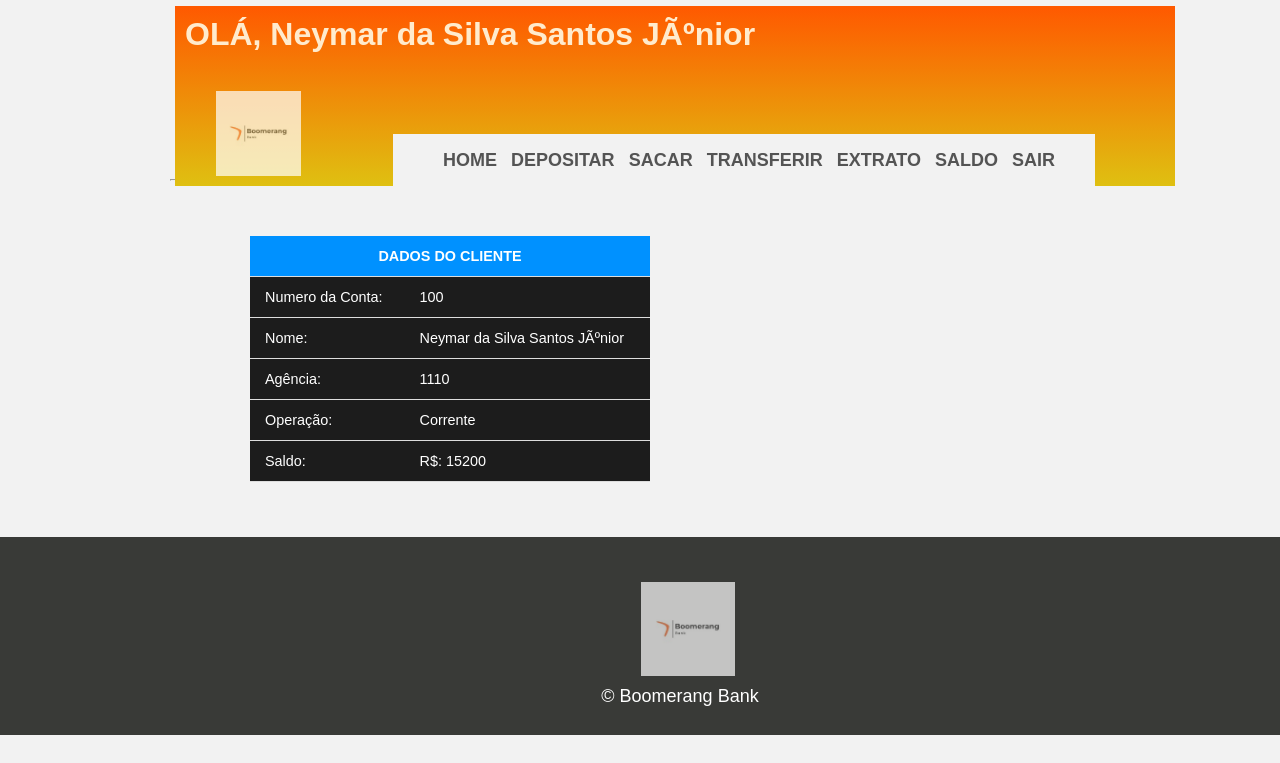
Page /saldo.php (signed in) on the committed database.
### tables this page shows
CREATE TABLE IF NOT EXISTS `conta` (
  `id_conta` int(11) NOT NULL AUTO_INCREMENT,
  `num_conta` int(11) DEFAULT NULL,
  `deposito` int(11) DEFAULT NULL,
  `saque` int(11) DEFAULT NULL,
  `transferencia` int(11) DEFAULT NULL,
  `saldo` int(11) DEFAULT NULL,
  `data_conta` datetime DEFAULT NULL,
  PRIMARY KEY (`id_conta`),
  KEY `num_conta` (`num_conta`)
);

CREATE TABLE IF NOT EXISTS `cliente` (
  `num_conta` int(11) NOT NULL AUTO_INCREMENT,
  `nome` varchar(50) DEFAULT NULL,
  `email` varchar(50) NOT NULL,
  `senha` varchar(32) NOT NULL,
  `agencia` int(5) NOT NULL,
  `operacao` varchar(20) NOT NULL,
  `cpf` varchar(20) NOT NULL,
  `cidade` varchar(50) NOT NULL,
  `estado` varchar(50) NOT NULL,
  `data_cadastro` datetime DEFAULT NULL,
  PRIMARY KEY (`num_conta`)
);

### saldo.php (the view, shortened to what this page needs)
<?php
    require_once 'conexao.php';
    $conta = $_SESSION['id_usuario'];
    $sql = "SELECT cl.*, co.* FROM cliente AS cl JOIN conta AS co
    ON (co.num_conta = cl.num_conta) WHERE cl.num_conta = '$conta'
    ORDER BY co.id_conta DESC LIMIT 1";
    $resultado = mysqli_query($conexao, $sql);
    $dados = mysqli_fetch_array($resultado);
?>
<!DOCTYPE html>
<html lang="pt-br">
<head>
    <link rel="stylesheet" href="estilos.css">
</head>
<body>
   <header class="container">
        <div class="cabecalho">
            <h1> OLÁ, <?php echo $dados ['nome']; ?></h1>
            <nav class="menu">
                <ul>
                    <li><a href="home.php">HOME</a></li>
                    <li><a href="depositar.php">DEPOSITAR</a></li>
                    <li><a href="sacar.php">SACAR</a></li>
                    <li><a href="transferir.php">TRANSFERIR</a></li>
                    <li><a href="extrato.php">EXTRATO</a></li>
                    <li><a href="saldo.php">SALDO</a></li>
                    <li> <a href="sair.php">SAIR </a></li>
                </ul>
            </nav>
            <h1 class="imagem"><img id="logo" src="img/logo.jpg" alt="Logo"></h1>
    </header>
   <div>
        <table class="info-tabela">
            <tbody>
                <tr><th colspan="2">DADOS DO CLIENTE</th></tr>
            </tbody>
            <tbody>
                <tr>
                    <td>Numero da Conta:</td>
                    <td><?php echo ($dados['num_conta']);?></td>
                </tr>
                <tr>
                    <td>Nome:</td>
                    <td><?php echo ($dados['nome']);?></td>
                </tr>
                <tr>
                    <td>Agência:</td>
                    <td><?php echo ($dados['agencia']);?></td>
                </tr>
                <tr>
                    <td>Operação:</td>
                    <td><?php echo ($dados['operacao']);?></td>
                </tr>
                <tr>
                    <td>Saldo:</td>
                    <td>R$: <?php echo ($dados['saldo']);?></td>
                </tr>
            </tbody>
        </table>
   </div>
   <footer>
         <div id="rodape">
            <img src="img/logo.jpg" alt="Logo">
            <p id="copy">&copy Boomerang Bank</p>
        </div>
    </footer>

### estilos.css (style rules this page uses)
body { margin-left:auto; margin-right:auto; width:940px; background: #f2f2f2; }
img { max-width: 12%; padding: 30px; opacity: 0.7; margin: 0 75px; }
h1 { padding: 10px; font-family: 'Trebuchet MS', 'Lucida Sans Unicode', 'Lucida Grande', 'Lucida Sans', Arial, sans-serif; color: blanchedalmond; }
a { text-decoration: none; color: rgba(17, 17, 17, 0.7); font-weight: bolder; }
p { padding: 0 50px; text-indent: 30px; text-align: justify; }
header { position: relative; }
table { font-family: 'Trebuchet MS', 'Lucida Sans Unicode', 'Lucida Grande', 'Lucida Sans', Arial, sans-serif; }
footer { background-color: rgb(57, 58, 55); clear: both; font-family: 'Trebuchet MS', 'Lucida Sans Unicode', 'Lucida Grande', 'Lucida Sans', Arial, sans-serif; color: white; padding: 10px 0; position: relative; text-align: center; margin: 0 -200px 0 -200px; }
#rodape { margin: 5px 0; padding: 0; padding-left: 50px; }
#rodape img { margin-right: 30px; vertical-align: middle; width:94px; }
#copy { text-align: center; margin-top: -20px; font-size: 18px; }
.menu { position: absolute; top: 128px; right: 80px; background: #f2f2f2; padding: 0 40px 0 0; }
.menu ul li { display: inline; margin-left: 10px; font-family:'Gill Sans', 'Gill Sans MT', Calibri, 'Trebuchet MS', sans-serif; font-size: 18px; }
.imagem { padding: 8px; position: absolute; top: 25px; left: 3px; }
.cabecalho { background: linear-gradient( rgb(255, 89, 0), rgb(223, 192, 17)); width: 100%; height: 180px; }
#logo { max-width: 33%; padding: 30px; opacity: 0.7; margin: 0; }
.container { margin: -15px 5px; width: 1000px; }
.info-tabela { border-collapse: collapse; margin: 55px 80px; font-size: 0.9em; min-width: 400px; text-align: justify; padding: 400px; }
.info-tabela tbody th { background-color: rgb(0, 145, 255); color: #ffff; font-weight: bold; text-align: center; }
.info-tabela th, .info-tabela td { padding: 12px 15px; text-align: justify; }
.info-tabela tbody tr { border-bottom: 1px solid #dddddd; color: white; background-color: #1C1C1C; }

### rows in the picture
conta: num_conta.nome "Neymar da Silva Santos JÃºnior", num_conta "100", num_conta.agencia "1110", num_conta.operacao "Corrente", saldo "15200"
